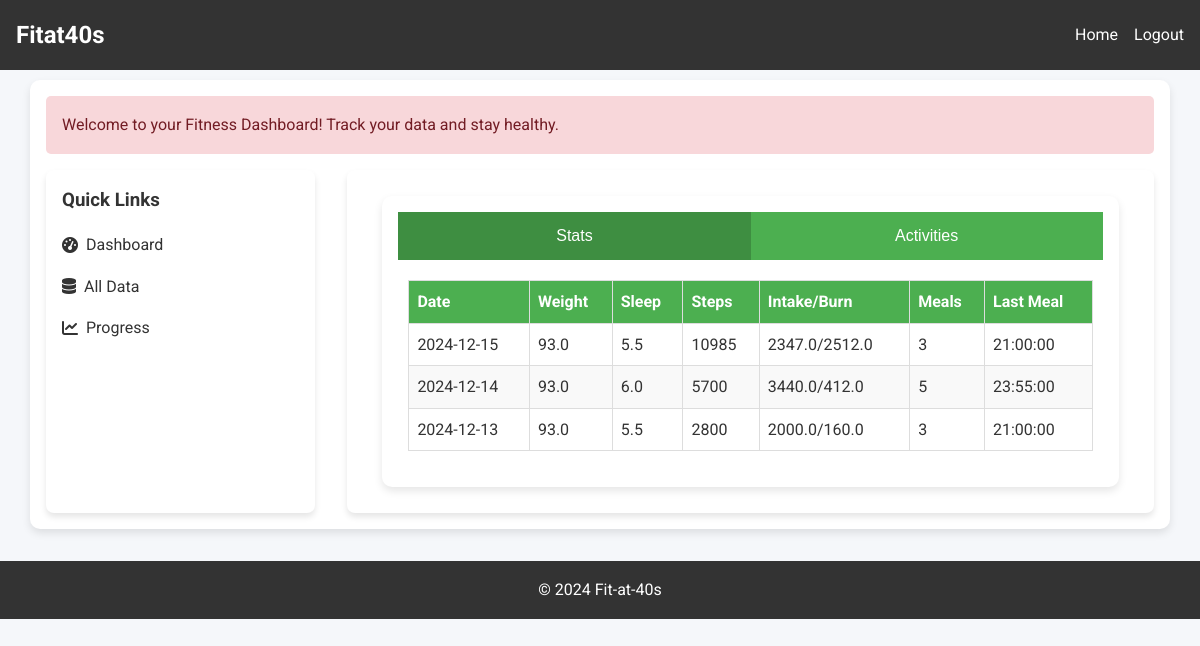
The app's page /all-data (signed in) with its own data.
### webapp/routes.py (models this page shows)
class UserData(db.Model):
    id = db.Column(db.Integer, primary_key=True)
    user_id = db.Column(db.Integer, db.ForeignKey('user.id'))
    date = db.Column(db.Date, nullable=False)
    weight = db.Column(db.Float, nullable=False)
    sleep = db.Column(db.Float, nullable=False)
    steps = db.Column(db.Integer, nullable=False)
    calories_in = db.Column(db.Float, nullable=False)
    calories_out = db.Column(db.Float, nullable=False)
    protein = db.Column(db.Integer, nullable=True)
    carbs = db.Column(db.Integer, nullable=True)
    fat = db.Column(db.Integer, nullable=True)
    number_of_meals = db.Column(db.Integer, nullable=False)
    time_of_last_meal = db.Column(db.Time, nullable=False)
    created_at = db.Column(db.DateTime, nullable=False, default=datetime.now(uae))
    updated_at = db.Column(db.DateTime, nullable=False, default=datetime.now(uae), onupdate=datetime.now(uae))

### webapp/routes.py (the view)
@app.route('/all-data')
@login_required
def all_data():
    all_user_data = UserData.query.filter_by(user_id=current_user.id).order_by(UserData.date.desc()).all()
    all_training_activities = TrainingActivity.query.filter_by(user_id=current_user.id).order_by(TrainingActivity.date.desc()).all()
    return render_template('all_data.html', all_user_data=all_user_data, all_training_activities=all_training_activities)

### webapp/routes.py (called while the page is built)
@login_manager.user_loader
def load_user(user_id):
    return User.query.get(int(user_id))

### webapp/templates/all_data.html (shortened to what this page needs)
{% extends "base.html" %}
{% block content %}
<div class="container">
    <div class="tabs">
        <button class="tab-button active" data-tab="user-data">Stats</button>
        <button class="tab-button" data-tab="training-activities">Activities</button>
    </div>
    <div id="user-data" class="tab-content active">
        <table>
            <thead>
                <tr>
                    <th>Date</th>
                    <th>Weight</th>
                    <th>Sleep</th>
                    <th>Steps</th>
                    <th>Intake/Burn</th>
                    <th>Meals</th>
                    <th>Last Meal</th>
                </tr>
            </thead>
            <tbody>
                {% for data in all_user_data %}
                <tr>
                    <td>{{ data.date }}</td>
                    <td>{{ data.weight }}</td>
                    <td>{{ data.sleep }}</td>
                    <td>{{ data.steps }}</td>
                    <td>{{ data.calories_in }}/{{ data.calories_out }}</td>
                    <td>{{ data.number_of_meals }}</td>
                    <td>{{ data.time_of_last_meal }}</td>
                </tr>
                {% endfor %}
            </tbody>
        </table>
    </div>
</div>
{% endblock %}

### webapp/templates/base.html (style rules this page uses)
* { margin: 0; padding: 0; box-sizing: border-box; }
body { font-family: 'Roboto', sans-serif; background: #f5f7fa; color: #333; line-height: 1.6; }
.container { max-width: 1100px; margin: 2rem auto; padding: 1rem; }

### webapp/templates/all_data.html (style rules this page uses)
.container { max-width: 95%; margin: 10px auto; background: white; border-radius: 10px; box-shadow: 0 4px 8px rgba(0, 0, 0, 0.1); overflow: hidden; }
.tabs { display: flex; background: #4CAF50; flex-wrap: wrap; }
.tabs button { flex: 1; padding: 15px; background: none; border: none; color: white; cursor: pointer; font-size: 16px; transition: background 0.3s; }
.tabs button.active { background: #3e8e41; }
.tab-content { display: none; padding: 10px; }
.tab-content.active { display: block; }
table { width: 100%; border-collapse: collapse; margin: 10px 0; }
table th, table td { text-align: left; padding: 8px; border: 1px solid #ddd; }
table th { background: #4CAF50; color: white; }
table tr:nth-child(even) { background: #f9f9f9; }

### records on screen
UserData: date "2024-12-15", weight "93.0", sleep "5.5", steps "10985", calories_in "2347.0", calories_out "2512.0", number_of_meals "3", time_of_last_meal "21:00:00"
UserData: date "2024-12-14", weight "93.0", sleep "6.0", steps "5700", calories_in "3440.0", calories_out "412.0", number_of_meals "5", time_of_last_meal "23:55:00"
UserData: date "2024-12-13", weight "93.0", sleep "5.5", steps "2800", calories_in "2000.0", calories_out "160.0", number_of_meals "3", time_of_last_meal "21:00:00"
